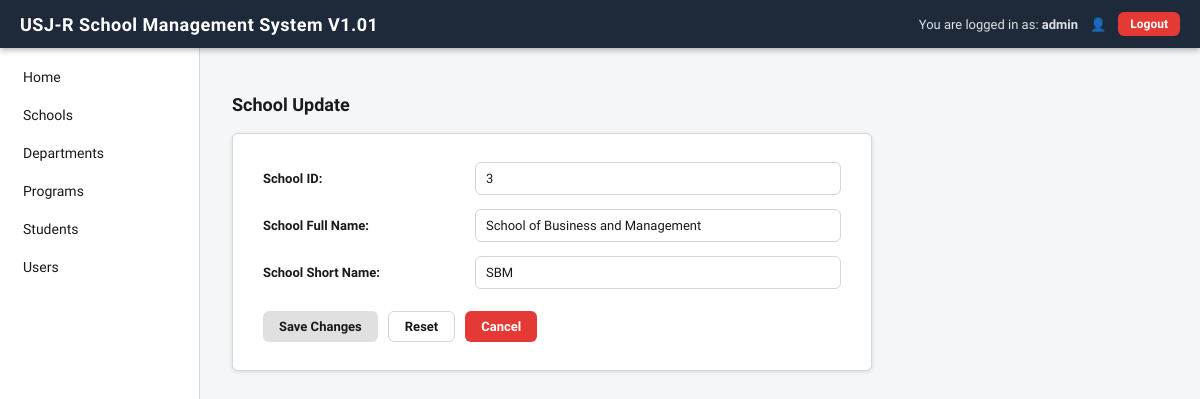
Screenshot of /schools/update.php?id=3 (signed in) with the database file from the repository.
### tables this page shows
CREATE TABLE IF NOT EXISTS schools (
    school_id   INT PRIMARY KEY,
    school_full_name  VARCHAR(150) NOT NULL,
    school_short_name VARCHAR(20)  NOT NULL
);

### schools/update.php (the view, shortened to what this page needs)
<?php
require_once '../config/db.php';
$id = $_GET['id'] ?? $_POST['school_id'] ?? '';
try {
    $stmt = $pdo->prepare("SELECT * FROM schools WHERE school_id = ?");
    $stmt->execute([$id]);
    $data = $stmt->fetch();
} catch (PDOException $e) {
    die('Database error: ' . $e->getMessage());
}
include '../includes/header.php';
?>
<p class="page-title">School Update</p>
<div class="form-card">
    <form method="POST" action="update.php">
        <div class="form-row">
            <label>School ID:</label>
            <input type="text" value="<?= htmlspecialchars($data['school_id']) ?>" disabled>
        </div>
        <div class="form-row">
            <label for="school_full_name">School Full Name:</label>
            <input type="text" id="school_full_name" name="school_full_name"
                   value="<?= htmlspecialchars($data['school_full_name']) ?>" maxlength="150">
        </div>
        <div class="form-row">
            <label for="school_short_name">School Short Name:</label>
            <input type="text" id="school_short_name" name="school_short_name"
                   value="<?= htmlspecialchars($data['school_short_name']) ?>" maxlength="20">
        </div>
        <div class="form-actions">
            <button type="submit" class="btn btn-gray">Save Changes</button>
            <button type="reset"  class="btn btn-outline">Reset</button>
            <a href="list.php"    class="btn btn-red">Cancel</a>
        </div>
    </form>
</div>
<?php include '../includes/footer.php'; ?>

### assets/style.css (style rules this page uses)
:root { --navy: #1e2a3a; --green: #4caf50; --green-dark: #388e3c; --orange: #f5a623; --red: #e53935; --red-dark: #c62828; --gray-bg: #f4f6f8; --sidebar-w: 200px; --header-h: 48px; --border: #d0d7de; --text: #1a1a1a; --muted: #6b7280; --white: #ffffff; --radius: 6px; --shadow: 0 1px 4px rgba(0,0,0,.12); }
*, *::before, *::after { box-sizing: border-box; margin: 0; padding: 0; }
body { font-family: 'Source Sans 3', sans-serif; font-size: 15px; background: var(--gray-bg); color: var(--text); min-height: 100vh; }
a { color: inherit; text-decoration: none; }
.btn { display: inline-flex; align-items: center; gap: 6px; padding: 7px 16px; border-radius: var(--radius); font-size: 13px; font-weight: 600; border: none; cursor: pointer; transition: background .15s, opacity .15s; text-decoration: none; font-family: inherit; }
.btn-red { background: var(--red); color: var(--white); }
.btn-gray { background: #e0e0e0; color: var(--text); }
.btn-outline { background: transparent; border: 1px solid var(--border); color: var(--text); }
.page-title { font-size: 18px; font-weight: 700; margin-bottom: 18px; }
.form-card { background: var(--white); border: 1px solid var(--border); border-radius: var(--radius); padding: 28px 30px; max-width: 640px; box-shadow: var(--shadow); }
.form-row { display: flex; align-items: center; margin-bottom: 14px; gap: 12px; }
.form-row label { width: 200px; min-width: 200px; font-size: 13px; font-weight: 600; color: var(--text); }
.form-row input, .form-row select { flex: 1; padding: 8px 10px; border: 1px solid var(--border); border-radius: var(--radius); font-size: 13px; font-family: inherit; background: var(--white); color: var(--text); transition: border-color .15s; }
.form-actions { display: flex; gap: 10px; margin-top: 22px; }

### rows the page displays
schools: school_id "3", school_full_name "School of Business and Management", school_short_name "SBM"

### other values shown
$_SESSION['user_name'] "admin"
